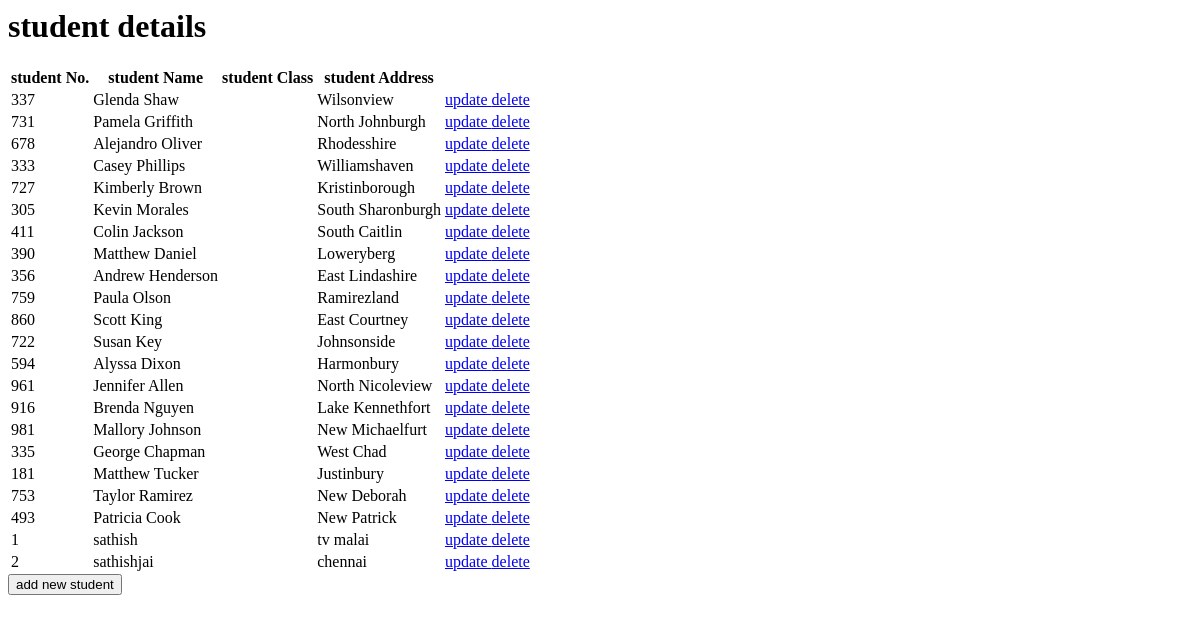
Page /check/ on the earlier database version.
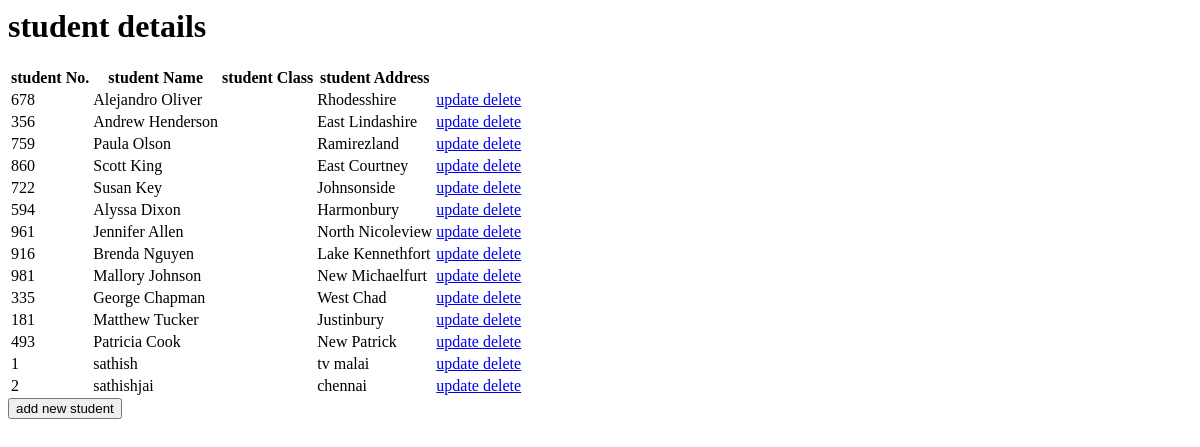
Same page on the later database version.
### crudapp/models.py (models this page shows)
class student(models.Model):
    sno=models.IntegerField()
    sname=models.CharField(max_length=50)
    saddress=models.CharField(max_length=100)

### crudapp/views.py (the view)
# urls.py: path('check/',views.retrieve_view),
def retrieve_view(request):
    return render(request,'crudapp/index.html',{'student':student.objects.all()})

### templates/crudapp/index.html (shortened to what this page needs)
<html>
{% extends 'crudapp/base.html' %}
{%block content %}
    <h1> student details</h1>
    <table>
        <thead>
            <th> student No. </th>
            <th> student Name </th>
            <th> student Class </th>
            <th> student Address </th>
        </thead>
        <tr>
        {% for st in student %}
            <td> {{st.sno}}</td>
            <td> {{st.sname}}</td>
            <td> {{st.sclass}}</td>
            <td> {{st.saddress}}</td>
            <td><a href='#'>update </a><a href='/delete/{{st.id}}'>delete</a></td>
        </tr>
        {% endfor %}
    </table>
    <a href='/create'><button type='button'>add new student</button></a>
    {% endblock %}

### templates/crudapp/base.html (shortened to what this page needs)
<html>
    {% load static %}
    <head>
    </head>
<body>
    {%block content %}
    {% endblock %}
</body>
</html>

Differences in the rows shown:
removed student: sno "337", sname "Glenda Shaw", saddress "Wilsonview"
removed student: sno "731", sname "Pamela Griffith", saddress "North Johnburgh"
removed student: sno "333", sname "Casey Phillips", saddress "Williamshaven"
removed student: sno "727", sname "Kimberly Brown", saddress "Kristinborough"
removed student: sno "305", sname "Kevin Morales", saddress "South Sharonburgh"
removed student: sno "411", sname "Colin Jackson", saddress "South Caitlin"
removed student: sno "390", sname "Matthew Daniel", saddress "Loweryberg"
removed student: sno "753", sname "Taylor Ramirez", saddress "New Deborah"
